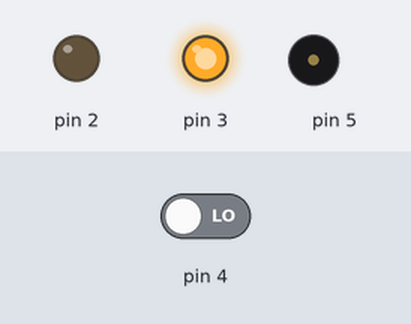
A sketch run on a simulated Arduino Uno, built with avr-gcc and run on an emulated ATmega328P. Parts: output pins drawn as LEDs (lit = HIGH), buzzer (waves = sounding). The test bench sets the inputs (shaded band); at power-on: pin 4 LOW.

Above: at 1.2 s.
1.3 s: pin 4 driven HIGH
At 2.4 s:
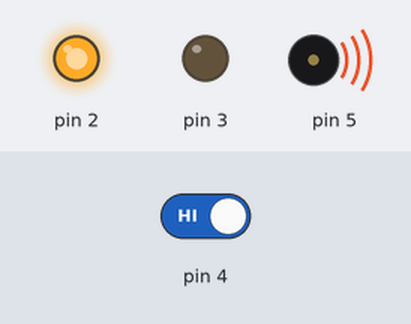
2.8 s: pin 4 driven LOW
At 2.81 s:
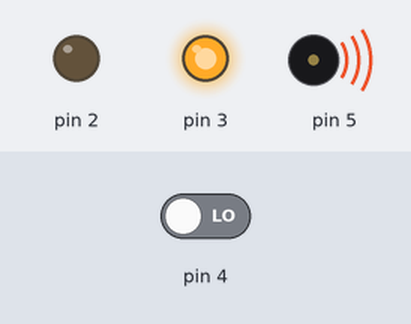
Timing chart, 0 to 5.8 s (numbered marks = the images above; inputs shaded):
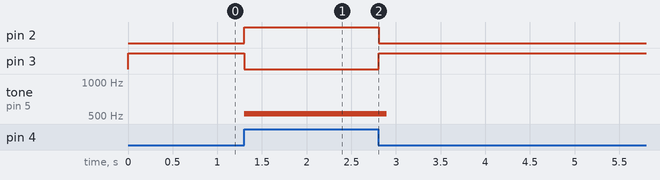

Measured:
- after the input at 1.3 s, pin 2: LOW → HIGH at once; pin 3: HIGH → LOW at once; tone on pin 5: silent → 523 Hz at once
- after the input at 2.8 s, pin 2: HIGH → LOW at once; pin 3: LOW → HIGH at once; tone on pin 5: 523 Hz → silent after 0.10 s

The sketch:

Kod.ino
```cpp
void setup()
{
  pinMode(4, INPUT);
  pinMode(2, OUTPUT);
  pinMode(3, OUTPUT);
  pinMode(5, OUTPUT);
}

void loop()
{
  if (digitalRead(4) == 1) {
    digitalWrite(2, HIGH);
    digitalWrite(3, LOW);
    tone(5, 523, 100); // play tone 60 (C5 = 523 Hz)
  } else {
    digitalWrite(2, LOW);
    digitalWrite(3, HIGH);
  }
  delay(10); // Delay a little bit to improve simulation performance
}
```
